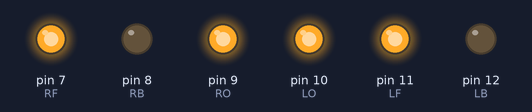
The sketch below on a simulated Arduino Uno, built with avr-gcc and run on an emulated ATmega328P. Shown: output pins drawn as LEDs (lit = HIGH).

Above: at 0.1 s.
At 19.1 s:
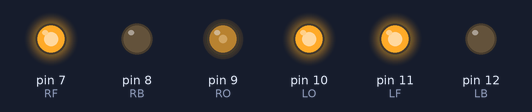
At 38.1 s:
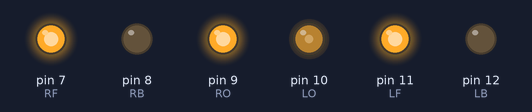
Timing chart, 0 to 40.0 s (numbered marks = the images above):
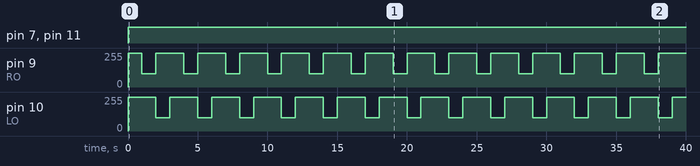

Measured:
- by itself, pin 7 (RF), pin 11 (LF): LOW → HIGH at 0.00 s
- by itself, pin 9 (RO): repeats every 3.0 s: 100/255 1.0 s, 255/255 2.0 s
- by itself, pin 10 (LO): alternates 255/255 for 2.0 s and 100/255 for 1.0 s

The sketch:

story5.ino
```cpp
int RF = 7;
int RB = 8;
int RO = 9;
int LO = 10;
int LF = 11;
int LB = 12;

void forward() {
  digitalWrite(RF, HIGH);   // turn the LED on (HIGH is the voltage level)
  digitalWrite(LF, HIGH);
}

void backward() {
  digitalWrite(RB, HIGH);   // turn the LED on (HIGH is the voltage level)
  digitalWrite(LB, HIGH);
}
void Stop() {
  digitalWrite(RF, LOW);   // turn the LED on (HIGH is the voltage level)
  digitalWrite(LF, LOW);
  digitalWrite(RB, LOW);   // turn the LED on (HIGH is the voltage level)
  digitalWrite(LB, LOW);
}

void S_left() {
  digitalWrite(RF, HIGH);   // turn the LED on (HIGH is the voltage level)

}

void S_right() {
  digitalWrite(LF, HIGH);   // turn the LED on (HIGH is the voltage level)

}


// the setup function runs once when you press reset or power the board
void setup() {
  // initialize digital pin LED_BUILTIN as an output.
  pinMode(RF, OUTPUT);    //rightmotor fowrards
  pinMode(RB, OUTPUT);    //rightmotor backwards
  pinMode(RO, OUTPUT);
  pinMode(LO, OUTPUT);
  pinMode(LF, OUTPUT);   //leftmotor forwards
  pinMode(LB, OUTPUT);   //leftmotor backwards


}

// the loop function runs over and over again forever
void loop() {
  analogWrite(RO, 255);    // turn the LED off by making the voltage LOW
  analogWrite(LO, 255);


  forward();
  delay(1000);
  analogWrite(RO, 100);
  delay(1000);
  analogWrite(RO, 255);    // turn the LED off by making the voltage LOW
  analogWrite(LO, 100);
  delay(1000);
}
```
